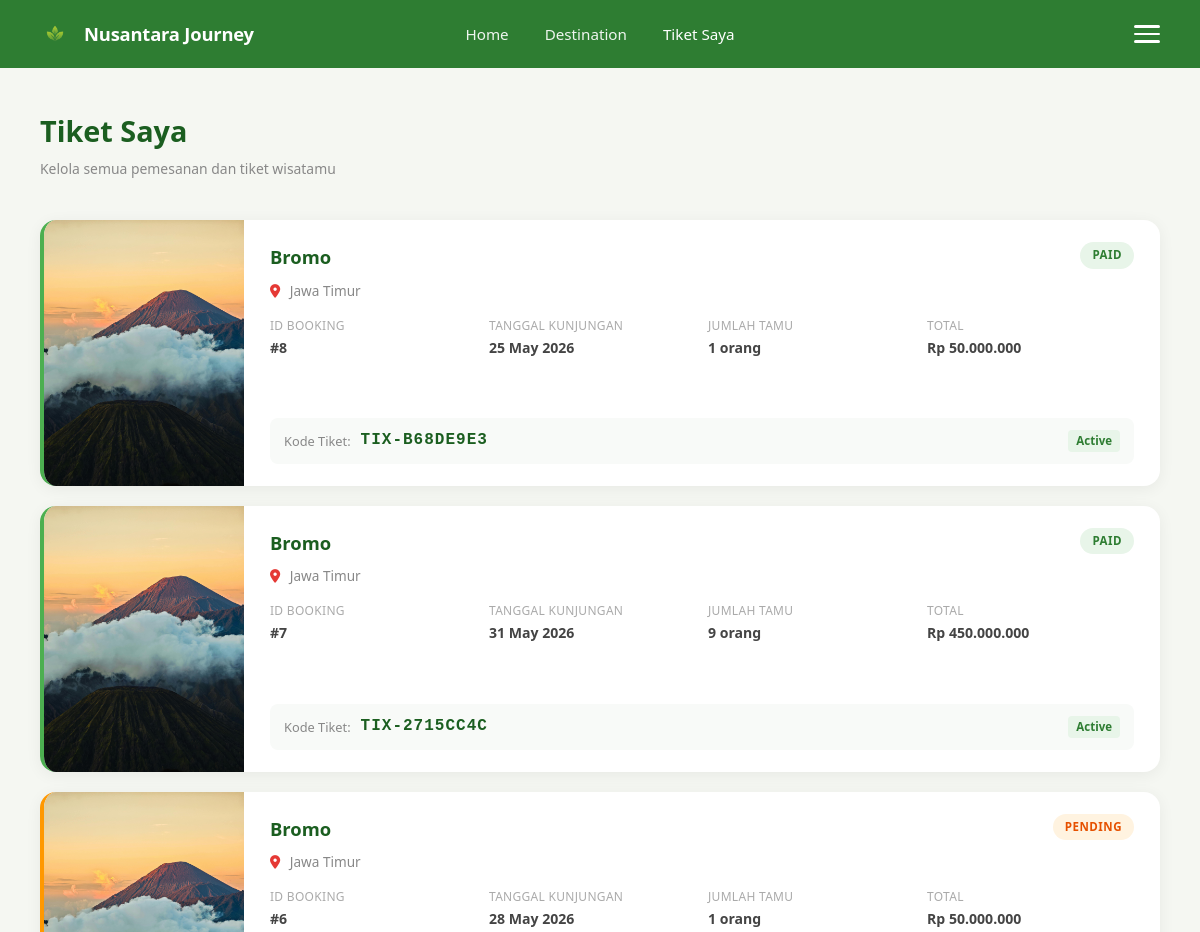
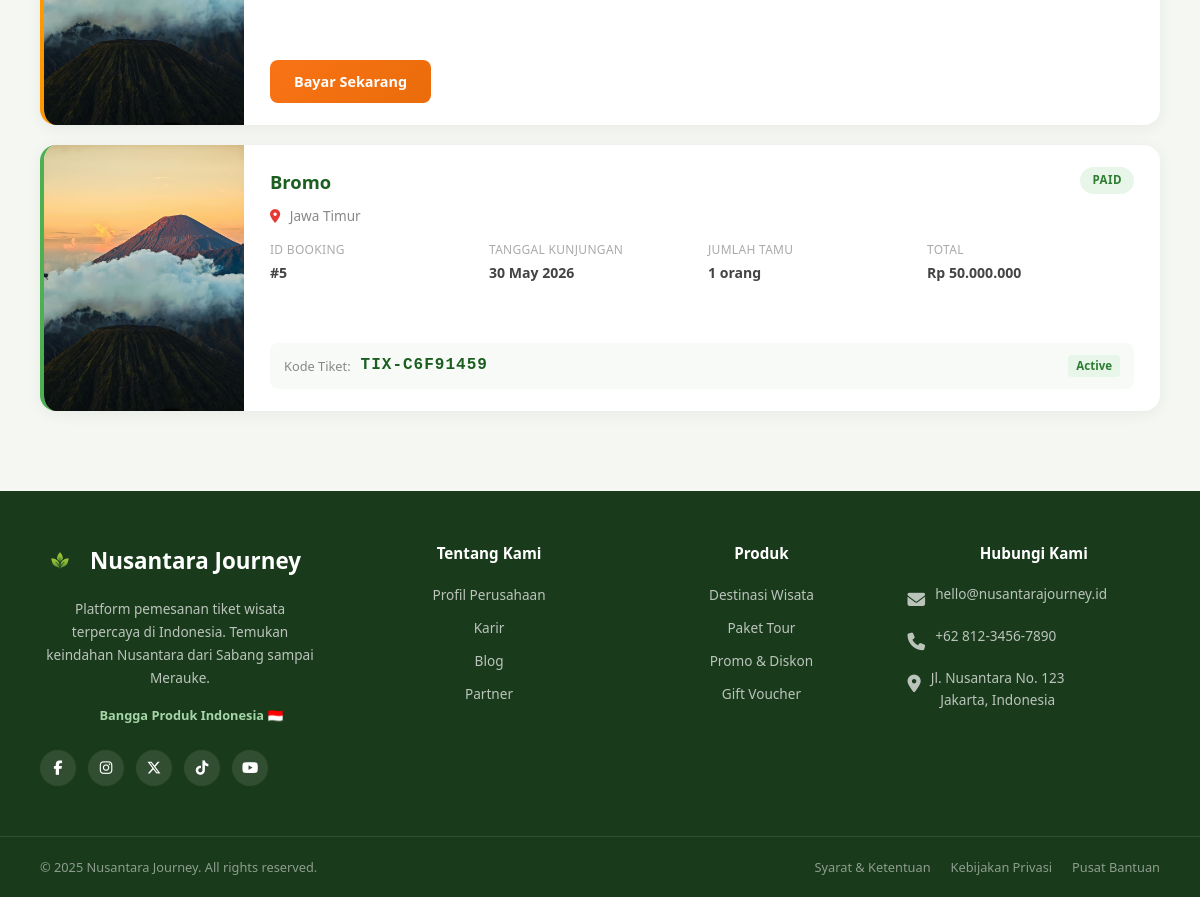
/cart/tiket_saya.php (signed in), run on the app's committed database (2 pictures, top to bottom).
### tables this page shows
CREATE TABLE `bookings` (
  `id` int(11) NOT NULL,
  `user_id` int(11) NOT NULL,
  `destinasi_id` int(11) NOT NULL,
  `tanggal_kunjungan` date NOT NULL,
  `jumlah_tiket` int(11) NOT NULL DEFAULT 1,
  `total_harga` int(11) NOT NULL,
  `nama_pemesan` varchar(100) NOT NULL,
  `email_pemesan` varchar(100) NOT NULL,
  `no_hp` varchar(20) NOT NULL,
  `status` enum('pending','paid','cancelled','used','expired') DEFAULT 'pending',
  `created_at` timestamp NOT NULL DEFAULT current_timestamp(),
  `updated_at` timestamp NOT NULL DEFAULT current_timestamp() ON UPDATE current_timestamp(),
  `catatan` text DEFAULT NULL
);

CREATE TABLE `destinasi` (
  `id` int(11) NOT NULL,
  `provinsi_id` int(11) DEFAULT NULL,
  `nama_destinasi` varchar(150) NOT NULL,
  `provinsi` varchar(100) NOT NULL,
  `deskripsi` text NOT NULL,
  `harga` int(11) NOT NULL DEFAULT 0,
  `gambar` varchar(255) DEFAULT '',
  `created_at` timestamp NOT NULL DEFAULT current_timestamp(),
  `stok_tiket` int(11) DEFAULT 100
);

CREATE TABLE `provinsi` (
  `id` int(11) NOT NULL,
  `nama_provinsi` varchar(100) NOT NULL,
  `pulau` varchar(100) DEFAULT NULL,
  `ibu_kota` varchar(100) DEFAULT NULL,
  `populasi` varchar(50) DEFAULT NULL,
  `deskripsi` text DEFAULT NULL,
  `gambar` varchar(255) DEFAULT NULL,
  `highlight` varchar(255) DEFAULT NULL,
  `created_at` timestamp NOT NULL DEFAULT current_timestamp()
);

CREATE TABLE `e_tickets` (
  `id` int(11) NOT NULL,
  `booking_id` int(11) NOT NULL,
  `kode_tiket` varchar(50) NOT NULL,
  `qr_code` text DEFAULT NULL,
  `status` enum('active','used','expired','cancelled') DEFAULT 'active',
  `digunakan_at` timestamp NULL DEFAULT NULL,
  `created_at` timestamp NOT NULL DEFAULT current_timestamp()
);

### cart/tiket_saya.php (the view, shortened to what this page needs)
<?php
require_once '../koneksi.php';
$user_id = $_SESSION['user_id'];
$cek_tickets = mysqli_query($koneksi, "SHOW TABLES LIKE 'e_tickets'");
$ada_e_tickets = mysqli_num_rows($cek_tickets) > 0;
if ($ada_e_tickets) {
    $q = mysqli_query($koneksi, "SELECT b.*, d.nama_destinasi, d.gambar, p.nama_provinsi, t.kode_tiket, t.status as tiket_status
        FROM bookings b
        JOIN destinasi d ON b.destinasi_id = d.id
        LEFT JOIN provinsi p ON d.provinsi_id = p.id
        LEFT JOIN e_tickets t ON b.id = t.booking_id
        WHERE b.user_id = $user_id
        ORDER BY b.created_at DESC");
}
?>
<!DOCTYPE html>
<html lang="id">
<head>
    <link rel="stylesheet" href="../assets/css/index.css">
    <link rel="stylesheet" href="assets/css/tiket_saya.css">
    <link rel="stylesheet" href="https://cdnjs.cloudflare.com/ajax/libs/font-awesome/6.5.1/css/all.min.css">
</head>
<body>
    <nav class="main-nav">
        <a href="../index.php" class="nav-brand">
            <img src="../uploads/logo.png" alt="Logo" class="nav-logo-leaf" onerror="this.style.display='none'">
            <span class="nav-brand-name">Nusantara Journey</span>
        </a>
        <div class="nav-links">
            <a href="../user/dashboard.php">Home</a>
            <a href="../user/dashboard.php">Destination</a>
            <a href="tiket_saya.php" class="aktif">Tiket Saya</a>
        </div>
        <div class="nav-hamburger"><span></span><span></span><span></span></div>
    </nav>
    <div style="height: 68px;"></div>
    <section class="tiket-section">
        <div class="section-container">
            <div class="section-header" style="margin-bottom: 40px;">
                <div class="section-header-left">
                    <h1>Tiket Saya</h1>
                    <p>Kelola semua pemesanan dan tiket wisatamu</p>
                </div>
            </div>
            <?php if ($q && mysqli_num_rows($q) > 0): ?>
            <div class="tiket-list">
                <?php while ($row = mysqli_fetch_assoc($q)):
                    $status_class = $row['status'];
                    $ada_gambar = !empty($row['gambar']) && file_exists('../uploads/' . $row['gambar']);
                ?>
                <div class="tiket-card tiket-<?= $status_class ?>">
                    <div class="tiket-img">
                        <?php if ($ada_gambar): ?>
                            <img src="../uploads/<?= htmlspecialchars($row['gambar']) ?>" alt="<?= htmlspecialchars($row['nama_destinasi']) ?>">
                        <?php else: ?>
                            <div class="tiket-img-placeholder"></div>
                        <?php endif; ?>
                    </div>
                    <div class="tiket-info">
                        <div class="tiket-header">
                            <h3><?= htmlspecialchars($row['nama_destinasi']) ?></h3>
                            <span class="tiket-status badge-<?= $status_class ?>"><?= ucfirst($row['status']) ?></span>
                        </div>
                        <p class="tiket-lokasi"><i class="fa-solid fa-location-dot" style="color: #e53935; margin-right: 6px;"></i> <?= htmlspecialchars($row['nama_provinsi'] ?? 'Indonesia') ?></p>
                        <div class="tiket-details">
                            <div class="tiket-detail">
                                <span>ID Booking</span>
                                <strong>#<?= $row['id'] ?></strong>
                            </div>
                            <div class="tiket-detail">
                                <span>Tanggal Kunjungan</span>
                                <strong><?= date('d F Y', strtotime($row['tanggal_kunjungan'])) ?></strong>
                            </div>
                            <div class="tiket-detail">
                                <span>Jumlah Tamu</span>
                                <strong><?= $row['jumlah_tiket'] ?? $row['jumlah_tamu'] ?? 1 ?> orang</strong>
                            </div>
                            <div class="tiket-detail">
                                <span>Total</span>
                                <strong>Rp <?= number_format($row['total_harga'], 0, ',', '.') ?></strong>
                            </div>
                        </div>
                        <?php if ($row['status'] === 'paid'): ?>
                            <?php if ($ada_e_tickets && !empty($row['kode_tiket'])): ?>
                            <div class="tiket-code">
                                <span class="tiket-label">Kode Tiket:</span>
                                <strong class="tiket-kode"><?= htmlspecialchars($row['kode_tiket']) ?></strong>
                                <span class="tiket-status-tiket"><?= ucfirst($row['tiket_status'] ?? 'active') ?></span>
                            </div>
                            <?php endif; ?>
                        <?php elseif ($row['status'] === 'pending'): ?>
                        <div class="tiket-actions">
                            <a href="checkout.php?booking_id=<?= $row['id'] ?>" class="btn-bayar">Bayar Sekarang</a>
                        </div>
                        <?php endif; ?>
                    </div>
                </div>
                <?php endwhile; ?>
            </div>
            <?php endif; ?>
        </div>
    </section>
    <footer class="main-footer">
        <div class="footer-container">
            <div class="footer-grid">
                <div class="footer-brand">
                    <div class="footer-brand-name">
                        <img src="../uploads/logo.png" alt="Logo" class="footer-brand-logo" onerror="this.style.display='none'">
                        Nusantara Journey
                    </div>
                    <p class="footer-desc">
                        Platform pemesanan tiket wisata terpercaya di Indonesia.
                        Temukan keindahan Nusantara dari Sabang sampai Merauke.
                    </p>
                    <span class="footer-tagline">Bangga Produk Indonesia 🇮🇩</span>
                    <div class="footer-social">
                        <a href="#" class="footer-social-link" title="Facebook"><i class="fa-brands fa-facebook-f"></i></a>
                        <a href="#" class="footer-social-link" title="Instagram"><i class="fa-brands fa-instagram"></i></a>
                        <a href="#" class="footer-social-link" title="Twitter / X"><i class="fa-brands fa-x-twitter"></i></a>
                        <a href="#" class="footer-social-link" title="TikTok"><i class="fa-brands fa-tiktok"></i></a>
                        <a href="#" class="footer-social-link" title="YouTube"><i class="fa-brands fa-youtube"></i></a>
                    </div>
                </div>
                <div class="footer-col">
                    <h4>Tentang Kami</h4>
                    <ul>
                        <li><a href="#">Profil Perusahaan</a></li>
                        <li><a href="#">Karir</a></li>
                        <li><a href="#">Blog</a></li>
                        <li><a href="#">Partner</a></li>
                    </ul>
                </div>
                <div class="footer-col">
                    <h4>Produk</h4>
                    <ul>
                        <li><a href="../user/provinsi.php">Destinasi Wisata</a></li>
                        <li><a href="../user/dashboard.php">Paket Tour</a></li>
                        <li><a href="#">Promo & Diskon</a></li>
                        <li><a href="#">Gift Voucher</a></li>
                    </ul>
                </div>
                <div class="footer-col">
                    <h4>Hubungi Kami</h4>
                    <div class="footer-contact-item">
                        <span class="footer-contact-icon"><i class="fa-solid fa-envelope"></i></span>
                        <span>hello@nusantarajourney.id</span>
                    </div>
                    <div class="footer-contact-item">
                        <span class="footer-contact-icon"><i class="fa-solid fa-phone"></i></span>
                        <span>+62 812-3456-7890</span>
                    </div>
                    <div class="footer-contact-item">
                        <span class="footer-contact-icon"><i class="fa-solid fa-location-dot"></i></span>
                        <span>Jl. Nusantara No. 123<br>Jakarta, Indonesia</span>
                    </div>
                </div>
            </div>
        </div>
        <div class="footer-bottom">
            <span class="footer-copyright">&copy; 2025 Nusantara Journey. All rights reserved.</span>
            <div class="footer-links">
                <a href="#">Syarat & Ketentuan</a>
                <a href="#">Kebijakan Privasi</a>
                <a href="#">Pusat Bantuan</a>
            </div>
        </div>
    </footer>
</body>
</html>

### assets/css/index.css (style rules this page uses)
*, *::before, *::after { box-sizing: border-box; margin: 0; padding: 0; }
body { font-family: 'Segoe UI', Tahoma, Geneva, Verdana, sans-serif; line-height: 1.6; color: #333; }
.main-nav { position: absolute; top: 0; left: 0; right: 0; z-index: 100; padding: 0 36px; height: 68px; display: flex; justify-content: space-between; align-items: center; background: #2e7d32; }
.nav-brand { display: flex; align-items: center; gap: 10px; text-decoration: none; }
.nav-logo-leaf { width: 38px; height: 38px; }
.nav-brand-name { color: white; font-size: 1.15rem; font-weight: 700; letter-spacing: -0.2px; }
.nav-links { display: flex; align-items: center; gap: 36px; position: absolute; left: 50%; transform: translateX(-50%); }
.nav-links a { color: rgba(255,255,255,0.92); text-decoration: none; font-size: 0.95rem; font-weight: 500; transition: color 0.2s; }
.nav-links a:hover, .nav-links a.aktif { color: white; }
.nav-hamburger { display: flex; flex-direction: column; gap: 5px; cursor: pointer; padding: 4px; }
.nav-hamburger span { display: block; width: 26px; height: 2.5px; background: white; border-radius: 2px; }
.section-container { max-width: 1200px; margin: 0 auto; }
.section-header { margin-bottom: 30px; display: flex; justify-content: space-between; align-items: flex-end; }
.section-header-left p { color: #888; font-size: 0.87rem; }
.main-footer { background: #1a3a1c; color: rgba(255,255,255,0.5); text-align: center; padding: 24px; font-size: 0.84rem; }
.main-footer { background: #1a3a1c; color: rgba(255,255,255,0.85); padding: 0; font-size: 0.9rem; }
.footer-container { max-width: 1200px; margin: 0 auto; padding: 50px 40px 30px; }
.footer-grid { display: grid; grid-template-columns: 1.2fr 1fr 1fr 1fr; gap: 20px; margin-bottom: 20px; }
.footer-brand { display: flex; flex-direction: column; gap: 16px; }
.footer-brand-name { font-size: 1.4rem; font-weight: 800; color: white; display: flex; align-items: center; gap: 10px; }
.footer-brand-logo { width: 40px; height: 40px; }
.footer-desc { color: rgba(255,255,255,0.7); font-size: 0.85rem; line-height: 1.7; max-width: 280px; }
.footer-tagline { color: #a5d6a7; font-size: 0.8rem; font-weight: 600; }
.footer-col h4 { color: white; font-size: 0.95rem; font-weight: 700; margin-bottom: 18px; }
.footer-col ul { list-style: none; padding: 0; margin: 0; }
.footer-col ul li { margin-bottom: 10px; }
.footer-col ul li a { color: rgba(255,255,255,0.7); text-decoration: none; font-size: 0.85rem; transition: color 0.2s; }
.footer-contact-item { display: flex; align-items: flex-start; gap: 10px; margin-bottom: 12px; color: rgba(255,255,255,0.7); font-size: 0.85rem; }
.footer-contact-icon { font-size: 1.1rem; flex-shrink: 0; margin-top: 2px; }
.footer-social { display: flex; gap: 12px; margin-top: 8px; }
.footer-social-link { width: 36px; height: 36px; border-radius: 50%; background: rgba(255,255,255,0.1); display: flex; align-items: center; justify-content: center; color: white; text-decoration: none; font-size: 1rem; transition: background 0.2s, transform 0.2s; }
.footer-social-link i { font-size: 0.9rem; }
.footer-bottom { border-top: 1px solid rgba(255,255,255,0.1); padding: 20px 40px; display: flex; justify-content: space-between; align-items: center; flex-wrap: wrap; gap: 10px; max-width: 1200px; margin: 0 auto; }
.footer-copyright { color: rgba(255,255,255,0.5); font-size: 0.8rem; }
.footer-links { display: flex; gap: 20px; }
.footer-links a { color: rgba(255,255,255,0.5); text-decoration: none; font-size: 0.8rem; transition: color 0.2s; }

### data on the page
bookings: destinasi.gambar (picture), destinasi.nama_destinasi "Bromo", status "PAID", provinsi.nama_provinsi "Jawa Timur", id "8", tanggal_kunjungan "25 May 2026", jumlah_tiket "1", total_harga "50.000.000", e_tickets.kode_tiket "TIX-B68DE9E3", e_tickets.status "Active"
bookings: destinasi.gambar (picture), destinasi.nama_destinasi "Bromo", status "PAID", provinsi.nama_provinsi "Jawa Timur", id "7", tanggal_kunjungan "31 May 2026", jumlah_tiket "9", total_harga "450.000.000", e_tickets.kode_tiket "TIX-2715CC4C", e_tickets.status "Active"
bookings: destinasi.gambar (picture), destinasi.nama_destinasi "Bromo", status "PENDING", provinsi.nama_provinsi "Jawa Timur", id "6", tanggal_kunjungan "28 May 2026", jumlah_tiket "1", total_harga "50.000.000"
bookings: destinasi.gambar (picture), destinasi.nama_destinasi "Bromo", status "PAID", provinsi.nama_provinsi "Jawa Timur", id "5", tanggal_kunjungan "30 May 2026", jumlah_tiket "1", total_harga "50.000.000", e_tickets.kode_tiket "TIX-C6F91459", e_tickets.status "Active"
